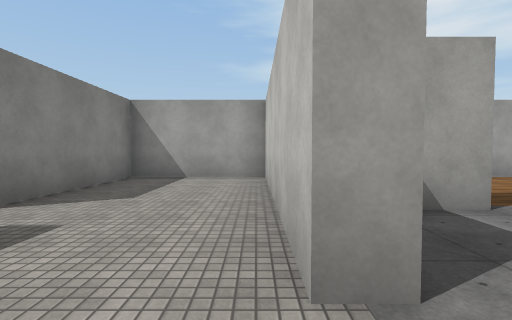
[1] (above)

16 first-person views from a walk through a Unity game level. The camera is 1.4 m above the floor, tilts 2° down and sees 85° across. The floor is counted in squares, 2 m on a side. Each view is taken from the middle of a square. On the plan, view 1 faces up. The plan holds only what a view shows up to about 9 squares ahead; the rest is blank. Some animated figures are not drawn. Surface patterns are stand-ins for the level's own textures.

[2]
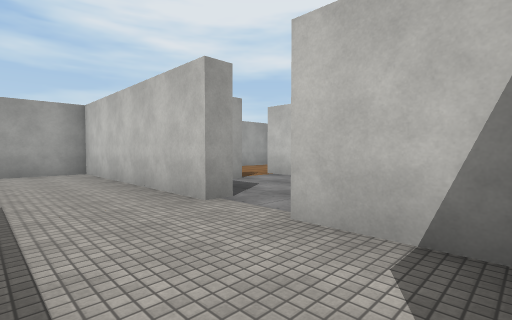

[3]
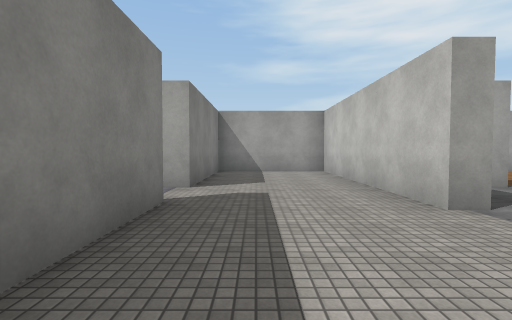

[4]
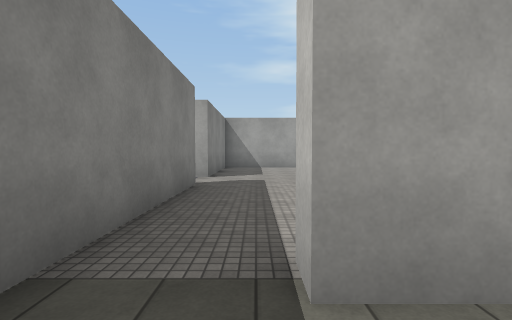

[5]
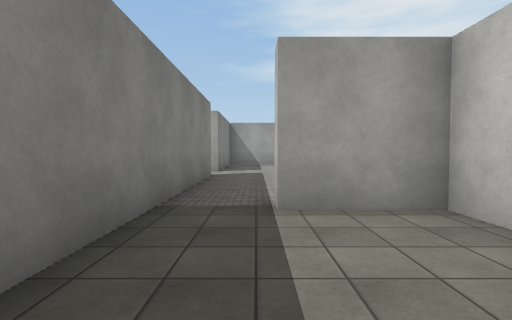

[6]
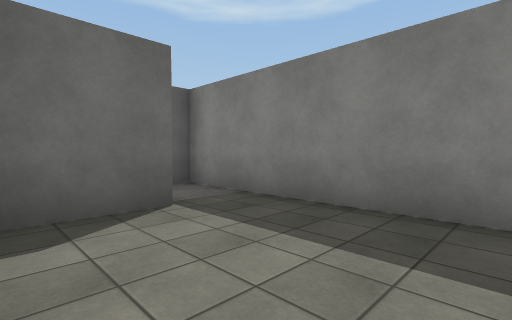

[7]
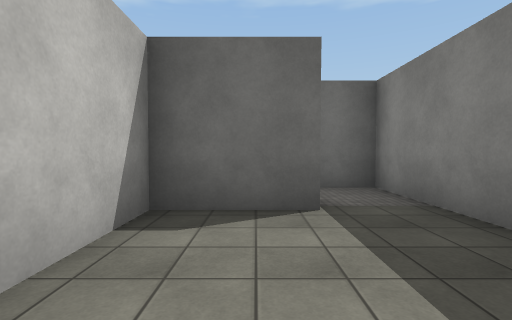

[8]
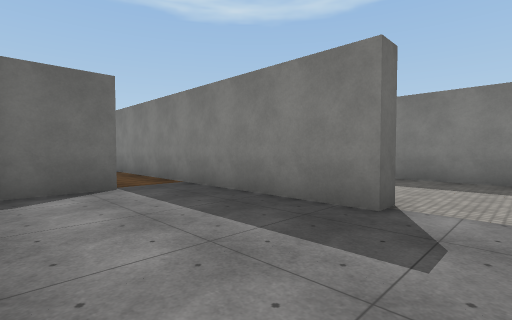

[9]
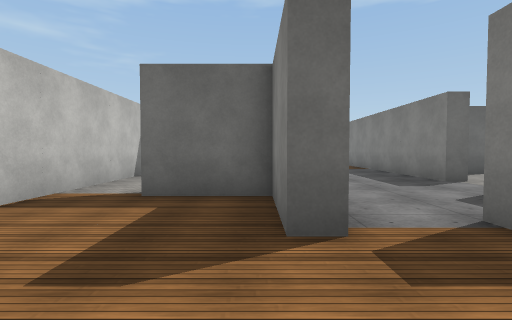

[10]
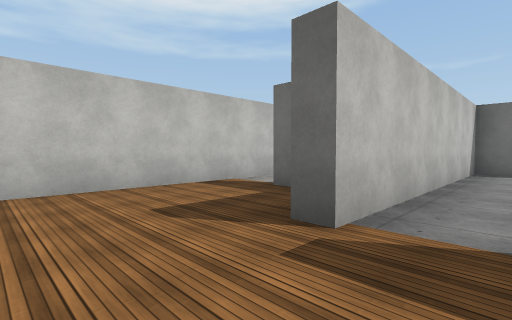

[11]
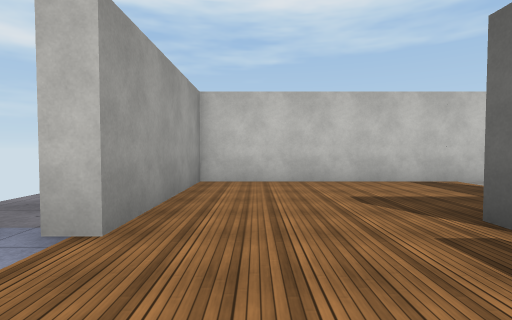

[12]
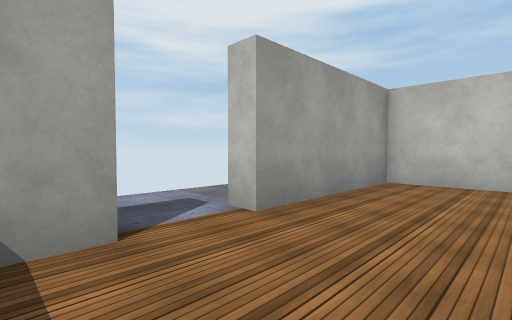

[13]
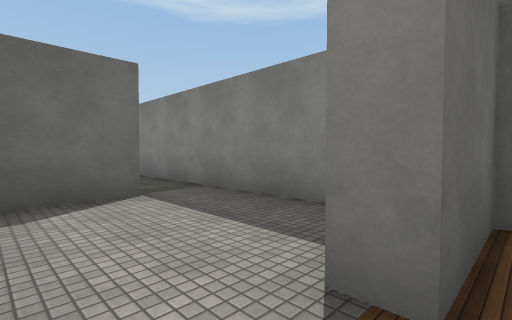

[14]
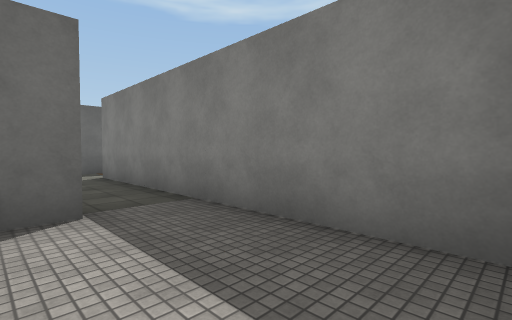

[15]
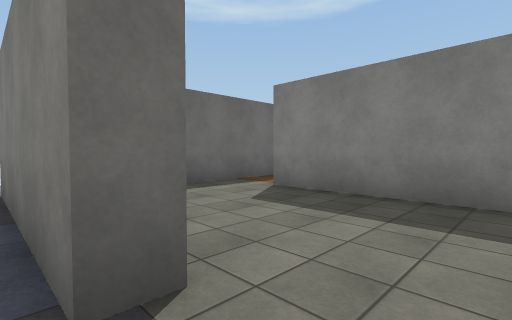

[16]
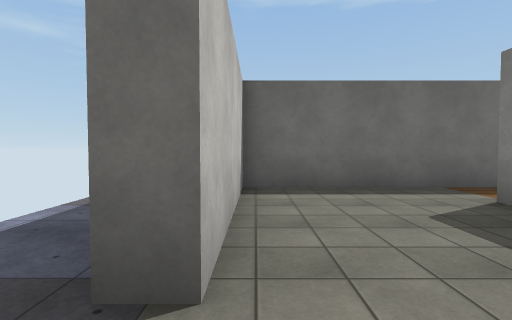

### Floor plan
Ten units are one square. View 1 is at (0, 0); x grows to the right and y downward. Boxes are objects, and circles mark ways between rooms. Rooms are numbered by the first view taken in them; rooms with no view inside come last. Other rooms are left out.
<svg viewBox="-43 -85 148 178">
<path fill="none" stroke="#000" d="M3 -12 3 -72 -32 -72 -32 -32 -38 -32M-32 -18 -32 25M3 20 3 2M-17 22 -12 22M-19 62 3 62 3 28 -17 28 -17 22M-32 25 -32 55M-32 55 -32 82 -21 82M47 -10 47 14M29 -32 19 -32M9 -12 3 -12M3 2 7 2 7 46M61 22 79 22M29 -72 20 -72M82 20 82 -72 42 -72 42 -78M21 42 42 42 42 -37 47 -37 47 -18 67 -18 67 -12M82 42 87 42 87 88M45 82 82 82 82 42M47 14 47 68"/>
<circle cx="-20" cy="20" r="3" fill="#2a7"/>
<circle cx="10" cy="-5" r="3" fill="#2a7"/>
<circle cx="-20" cy="60" r="3" fill="#2a7"/>
<circle cx="35" cy="-80" r="3" fill="#2a7"/>
<circle cx="60" cy="20" r="3" fill="#2a7"/>
<circle cx="90" cy="35" r="3" fill="#2a7"/>
<text x="-10" y="-30">1</text>
<text x="-10" y="40">2</text>
<text x="-10" y="70">3</text>
<text x="40" y="-20">4</text>
<text x="100" y="-40">5</text>
<text x="70" y="50">6</text>
</svg>
Room 1 opens to room 2. Room 1 opens to room 4. Room 2 opens to room 3. Room 4 opens to room 5. Room 4 opens to room 6. Room 5 opens to room 6.

Where each view was taken, in squares from view 1:
view 1: 0 up, 0 right, facing up
view 2: 2 down, 2 left, facing up-right
view 3: 2 down, 2 left, facing up
view 4: 4 down, 2 left, facing up
view 5: 6 down, 2 left, facing up
view 6: 3 down, 0 right, facing down-left
view 7: 3 down, 1 left, facing down
view 8: 1 up, 4 right, facing down-left
view 9: 6 up, 5 right, facing down
view 10: 6 up, 3 right, facing down-right
view 11: 6 up, 2 right, facing right
view 12: 5 up, 2 right, facing up-right
view 13: 2 up, 8 right, facing down-left
view 14: 1 up, 7 right, facing down-left
view 15: 3 down, 9 right, facing down-left
view 16: 3 down, 8 right, facing down
